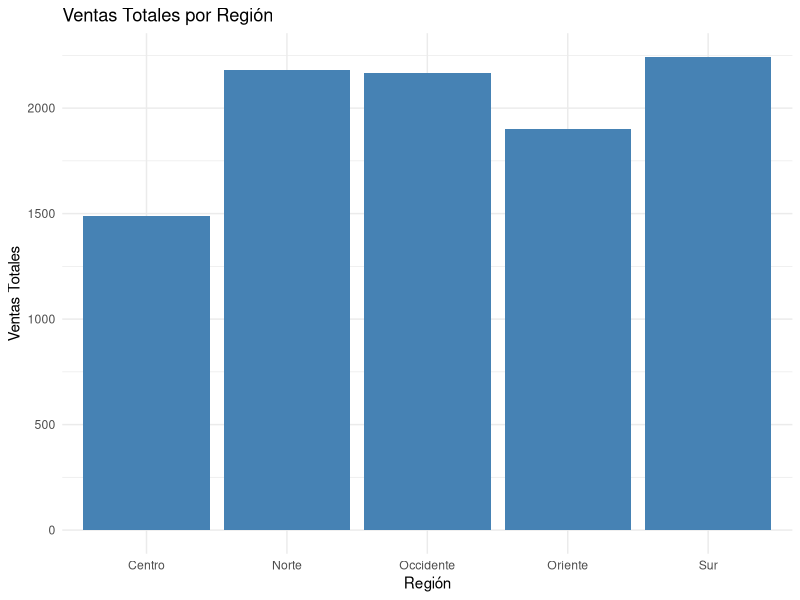
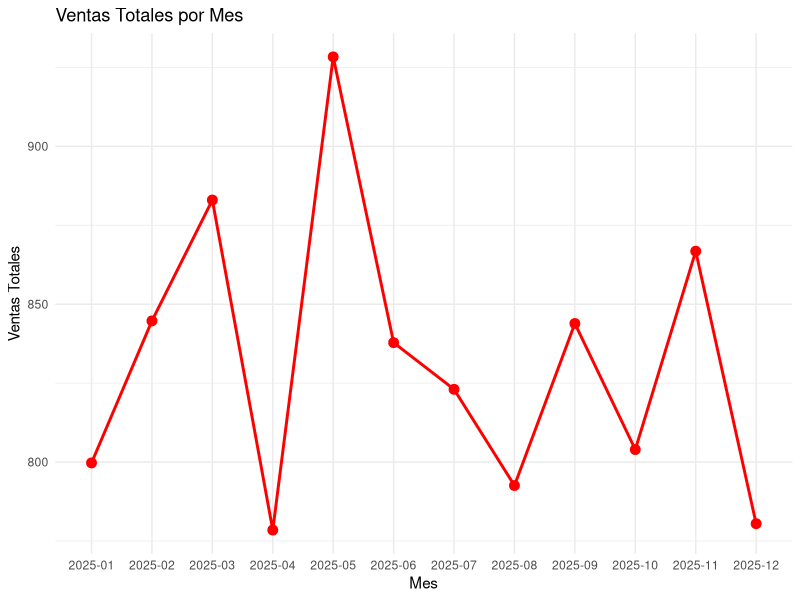

Generate these figures, in order, with R:
# Script R para leer ventas.csv y generar dashboards con ggplot2

# Cargar librerías
library(ggplot2)

# Leer el CSV
ventas <- read.csv("ventas.csv", stringsAsFactors = FALSE)

# Ver estructura de los datos
print("Estructura de datos:")
print(str(ventas))

# Calcular ventas totales por region
ventas_por_region <- aggregate(ventas ~ region, data = ventas, sum)

# Calcular ventas totales por mes (agrupar y sumar; mes como texto)
ventas_por_mes <- aggregate(ventas ~ mes, data = ventas, sum)

# Gráfico 1: Barras de ventas totales por region
p1 <- ggplot(ventas_por_region, aes(x = region, y = ventas)) +
  geom_bar(stat = "identity", fill = "steelblue") +
  labs(title = "Ventas Totales por Región",
       x = "Región",
       y = "Ventas Totales") +
  theme_minimal()

# Gráfico 2: Línea de ventas totales por mes (mes como texto, group=1)
p2 <- ggplot(ventas_por_mes, aes(x = mes, y = ventas)) +
  geom_line(color = "red", size = 1, aes(group = 1)) +
  geom_point(color = "red", size = 3) +
  labs(title = "Ventas Totales por Mes",
       x = "Mes",
       y = "Ventas Totales") +
  theme_minimal()

# Guardar gráficos con ggsave
ggsave("dashboard_r_barras.png", p1, width = 8, height = 5, units = "in")
ggsave("dashboard_r_linea.png", p2, width = 8, height = 5, units = "in")

print("Script completado. Archivos guardados: dashboard_r_barras.png, dashboard_r_linea.png")
